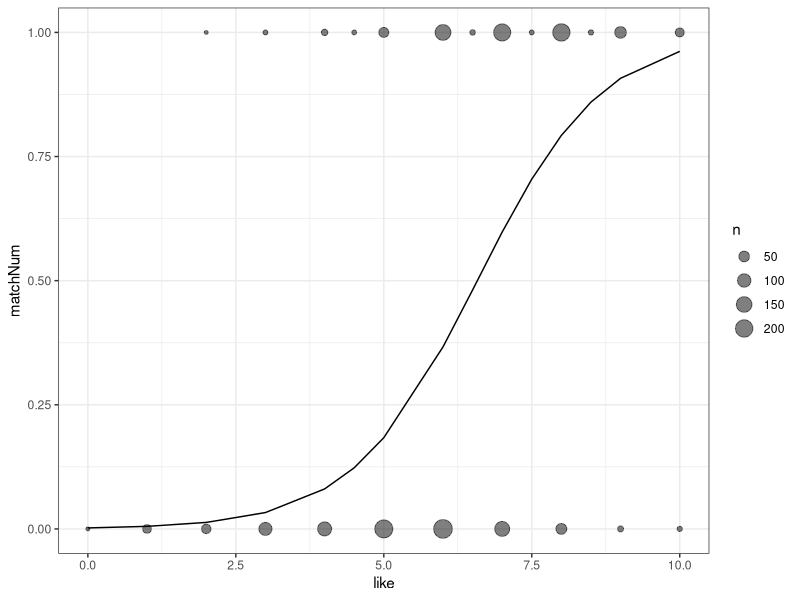

Recreate this plot in R.
## ---- chunk 1
knitr::opts_chunk$set(echo = TRUE)
library(tidyverse)
library(broom)
library(modelr)
library(pscl)
theme_set(theme_bw())
## ---- chunk 2
dates <- read_csv("speed-dating2.csv")
dates <- dates %>% 
  na.omit() %>%
  mutate(dec = case_when(.$dec == "no" ~ 0, 
                         .$dec == "yes" ~ 1))
## ---- chunk 3
bm <- glm(dec ~ like, 
          data = dates, 
          family = "binomial")
tidy(bm, conf.int = TRUE)
pR2(bm)
## ---- chunk 4
bm %>% 
  augment(type.predict = "response")  %>% 
  mutate(matchNum = ifelse(dec == 1, 1, 0)) %>% 
  ggplot(aes(x = like)) + 
  geom_count(aes(y = matchNum), alpha = 0.5) + 
  geom_line(aes(y = .fitted))
